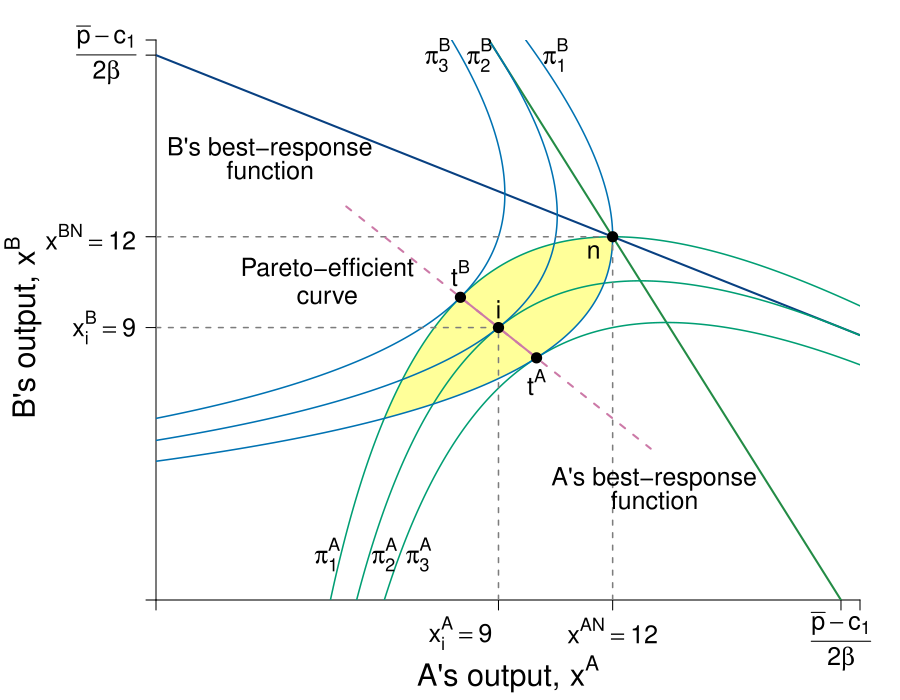

Reproduce this figure in R.
#Graph Designer: Simon Halliday & Madeleine Wettach '20
#Authors: Bowles, Foley and Halliday
#Title: Microeconomics: Competition, Conflict and Coordination

require(shape)
pdf(file = "competitionmarkets/cournot_brfs_profits_edit.pdf", width = 9, height = 7)

#Set parameters for graphics
pointsize <- 1.8
axislabelsize <- 1.8
labelsize <- 1.5
namesize <- 1.8
annotatesize <- 1.5
graphlinewidth <- 2
segmentlinewidth <- 1.5

COL <- c("#7fc97f", "#beaed4", "#fdc086", "#ffff99", "#386cb0", "#f0027f", "#bf5b17", "#666666")
COLA <- c("#99d8c9","#66c2a4","#41ae76", "#238b45", "#005824")
COLB <- c("#4eb3d3", "#2b8cbe", "#0868ac","#084081")
grays <- gray.colors(25, start = 1, end = 0)
CBCols <- c("#009E73","#0072B2","#E69F00","#CC79A7", "#F0E442")

par(mar =  c(5, 7.8, 2, 2))

piA <- function(xa, xb, s = 0.5, pmax = 20, c1 = 2) {
  (pmax - s*xb)*xa - s*(xa)^2 - c1*xa
}

piB <- function(xa, xb, s = 0.5, pmax = 20, c1 = 2) {
  (pmax - s*xa)*xb - s*(xb)^2 - c1*xb
}

brfB <- function(xa, s = 0.5, pmax = 20, c1 = 2) {
  (pmax - c1)/(2*s) - (1/2)*xa
}

brfA <- function(xa, s = 0.5, pmax = 20, c1 = 2) {
  (pmax - c1)/s - 2*xa
}

isoA <- function(xa, s = 0.5, pmax = 20, c1 = 2, piA = 72){
  -(c1*xa - pmax*xa + s*xa^2 + piA)/(s*xa)
}

isoB1 <- function(xa, s = 0.5, pmax = 20, c1 = 2, piB = 72){
  (-sqrt((c1 - pmax + s*xa)^2 - 4*piB*s) - c1 + pmax -s*xa)/(2*s)
}

isoB2 <- function(xa, s = 0.5, pmax = 20, c1 = 2, piB = 72){
  (sqrt((c1 - pmax + s*xa)^2 - 4*piB*s) - c1 + pmax -s*xa)/(2*s)
}


#Input into Wolfram Alpha: solve for x y = 1/b - (0.5*x)/(a*b) - u/(a*b*x)

#solve for y 72 = (p - s*y)*x - s*(x)^2 - c1*x 
#solve for y 72 = (p - s*x)*y - s*(y)^2 - c1*y

xlims <- c(0, 18.5)
ylims <- c(0, 18.5)

npts <- 501 
x <- seq(xlims[1], xlims[2], length.out = npts)
y <- seq(ylims[1], ylims[2], length.out = npts) 
a <- c(72, 81, 90)
b <- c(72, 81, 90)

plot(0, 0, xlim = xlims, ylim = ylims, type = "n",
     xlab = expression(paste("")),
     ylab = expression(paste("")), 
     xaxt = "n", 
     yaxt = "n", 
     cex.lab = axislabelsize, 
     bty = "n",
     xaxs="i", 
     yaxs="i")

# ticksy <- seq(from = 0, to = ylims[2], by = 2)
# ylabels <- seq(from = 0, to = ylims[2], by = 2)
# ticksx <- seq(from = 0, to = xlims[2], by = 2)
# xlabels <- seq(from = 0, to = xlims[2], by = 2)
ticksy <- c(0, 9, 12, 18, ylims[2])
ylabels <- c(NA, expression(paste(x[i]^{B}== 9)), expression(paste(x^{BN}== 12)), expression(paste( frac(bar(p) - c[1],2*beta) )),  NA)
ticksx <- c(0, 9, 12, 18, xlims[2])
xlabels <- c(NA, expression(paste(x[i]^{A}== 9)), expression(paste(x^{AN}== 12)), expression(paste(frac(bar(p) - c[1],2*beta))), NA)

axis(1, at = ticksx, pos = 0, labels = FALSE, cex.axis = labelsize)
text(x = c(0, 8, 12, 18, 36, xlims[2]), par("usr")[3] - 0.4, labels = xlabels, srt = 0, pos = 1, xpd = TRUE, cex = labelsize)
axis(2, at = ticksy, pos = 0, labels = ylabels, las = 1, cex.axis = labelsize)

npts <- 500 
xx1 <- seq(xlims[1], xlims[2], length.out = npts)

#Pareto-improving lens
xpoly1 <- seq(from = 5.95, to = 12, length.out = 500)
ypoly1 <- isoA(xpoly1)
ypoly2 <- isoB1(xpoly1)
polygon(x = c(xpoly1, rev(xpoly1)), y = c(ypoly1, rev(ypoly2)), col=COL[4], density=NULL, border = NA)


lines(xx1, brfA(xx1, s = 0.5, pmax = 20, c1 = 2), col = COLA[4], lwd = graphlinewidth)
lines(xx1, brfB(xx1, s = 0.5, pmax = 20, c1 = 2), col = COLB[4], lwd = graphlinewidth)

contour(y, x, 
        outer(x, y, piA),
        #labels = c("v1", "v2", "v3"),
        drawlabels = FALSE,
        col = CBCols[1],
        #xlab = expression(paste("A's Apples, ", x)),
        #ylab = expression(paste("A's Oranges, ", y)),
        #cex.lab = axislabelsize,
        lwd = segmentlinewidth,
        levels = a, 
        xaxs="i", 
        yaxs="i", 
        add = TRUE) 

mtext(expression(paste("A's output, ", x^A)), side=1, line =3.8, cex = axislabelsize)
text(-3.5, 9, expression(paste("B's output, ", x^B)), xpd = TRUE, cex = axislabelsize, srt = 90) 

#Add arrows:
#arrows(-0.8, 10, -0.8, 14, xpd = TRUE, length=0.1,angle=40,lwd=3)
#arrows(6.2, -1.7, 9, -1.7, xpd = TRUE, length=0.1,angle=40,lwd=3)


contour(x, y, 
        outer(x, y, piB),
        #labels = c("v1", "v2", "v3"),
        drawlabels = FALSE,
        col = CBCols[2],
        #xlab = expression(paste("")),
        #ylab = expression(paste("")),
        lwd = segmentlinewidth,
        levels = b, 
        add = TRUE
        #xaxs="i", 
        #yaxs="i"
) 


#segments(4.11765, 6.17647, 5.88, 8.88, lty = 1, col = COL[2] , lwd = graphlinewidth)
# text(7.3, 3, expression("Pareto Efficient"))
# text(7.3, 2.4, expression("Curve"))
# Arrows(7.3, 3.5, 7.3, 6.1, col = "black", lty = 1, lwd = 2, arr.type = "triangle", arr.lwd = 0.5)

#Label the iso-welfare functions for the HG, Aisha
text(4.5, 1.5, expression(pi[1]^A), cex = labelsize, xpd = TRUE)
#text(5.2, 1.5, expression(pi[2]^A), cex = labelsize, xpd = TRUE)
text(6, 1.5, expression(pi[2]^A), cex = labelsize, xpd = TRUE)
text(6.9, 1.5, expression(pi[3]^A), cex = labelsize, xpd = TRUE)
#text(6.6, 8.3, expression(u[4]^A))

#Label the indifference curves for the HG, Betty
#text(11.9, 18, expression(pi[Vic]^B),cex = labelsize, xpd = TRUE)
text(10.5, 18, expression(pi[1]^B), cex = labelsize, xpd = TRUE)
#text(9.4, 18, expression(pi[2]^B), cex = labelsize, xpd = TRUE)
text(8.5, 18, expression(pi[2]^B), cex = labelsize, xpd = TRUE)
text(7.4, 18, expression(pi[3]^B), cex = labelsize, xpd = TRUE)
#text(3.4, 6.9, expression(v[4]^B))

#Label Nash Equilibrium 
segments(0, 12, 12, 12, lty = 2, col = grays[20] , lwd = segmentlinewidth)
segments(12, 0, 12, 12, lty = 2, col = grays[20] , lwd = segmentlinewidth)
points(12, 12, pch = 16, col = "black", cex = 1.5)
#text(14, 12.4, expression(paste("Nash Equilibrium")))
text(11.5, 11.5, expression(paste("n")), cex = labelsize)

#Checking points
#points(5.95, 5.95, pch = 16, col = "black", cex = 1.5)
segments(5, 13, 13, 5, lty = 2, col = CBCols[4] , lwd = graphlinewidth)

segments(8, 10, 10, 8, lty = 1, col = CBCols[4] , lwd = graphlinewidth)


text(9, 9.6, expression(paste("i")), cex = labelsize)
segments(0, 9, 9, 9, lty = 2, col = grays[20] , lwd = segmentlinewidth)
segments(9, 0, 9, 9, lty = 2, col = grays[20] , lwd = segmentlinewidth)
#segments(13.5, 0, 13.5, 9, lty = 2, col = grays[20] , lwd = segmentlinewidth)
points(9, 9, pch = 16, col = "black", cex = 1.5)
# points(13.5, 9, pch = 16, col = "black", cex = 1.5)
# text(13.45, 9.6, expression(paste("d")), cex = labelsize)


points(10, 8, pch = 16, col = "black", cex = 1.5)
text(10, 8 - 0.8, expression(paste(t^A)),cex = labelsize)
points(8, 10, pch = 16, col = "black", cex = 1.5)
text(8, 10 + 0.8, expression(paste(t^B)), cex = labelsize)


# #Annotate Pareto Efficient Curve and relevant points
text(4.5, 11, expression(paste("Pareto-efficient")), cex = labelsize)
text(4.5, 10, expression(paste("curve")), cex = labelsize)

#B's brf
text(3, 14.9, expression(paste("B's best-response")), cex = labelsize)
text(3, 14.2, expression(paste("function")),cex = labelsize)
#Arrows(2, 14.5, 2, 16.5, col = "black", lty = 1, lwd = 2, arr.type = "triangle", arr.lwd = 0.5)

#A's brf
text(13.1, 4, expression(paste("A's best-response")), cex = labelsize, xpd = TRUE)
text(13.1, 3.3, expression(paste("function")), cex = labelsize, xpd = TRUE)
#Arrows(14, 3, 15.8, 3, col = "black", lty = 1, lwd = 2, arr.type = "triangle", arr.lwd = 0.5)


dev.off()
